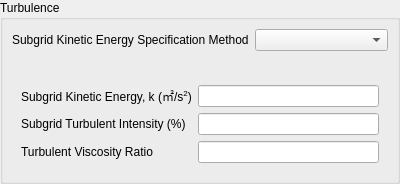
<?xml version="1.0" encoding="UTF-8"?>
<ui version="4.0">
 <class>TurbulenceLESWidget</class>
 <widget class="QWidget" name="TurbulenceLESWidget">
  <property name="geometry">
   <rect>
    <x>0</x>
    <y>0</y>
    <width>400</width>
    <height>184</height>
   </rect>
  </property>
  <property name="windowTitle">
   <string>Form</string>
  </property>
  <layout class="QVBoxLayout" name="verticalLayout_2">
   <property name="leftMargin">
    <number>0</number>
   </property>
   <property name="topMargin">
    <number>0</number>
   </property>
   <property name="rightMargin">
    <number>0</number>
   </property>
   <property name="bottomMargin">
    <number>0</number>
   </property>
   <item>
    <widget class="QGroupBox" name="groupBox">
     <property name="sizePolicy">
      <sizepolicy hsizetype="Preferred" vsizetype="Preferred">
       <horstretch>0</horstretch>
       <verstretch>0</verstretch>
      </sizepolicy>
     </property>
     <property name="title">
      <string>Turbulence</string>
     </property>
     <layout class="QVBoxLayout" name="verticalLayout">
      <property name="leftMargin">
       <number>9</number>
      </property>
      <property name="topMargin">
       <number>9</number>
      </property>
      <property name="rightMargin">
       <number>9</number>
      </property>
      <property name="bottomMargin">
       <number>9</number>
      </property>
      <item>
       <widget class="QWidget" name="widget" native="true">
        <layout class="QFormLayout" name="formLayout_2">
         <property name="leftMargin">
          <number>0</number>
         </property>
         <property name="topMargin">
          <number>0</number>
         </property>
         <property name="rightMargin">
          <number>0</number>
         </property>
         <property name="bottomMargin">
          <number>0</number>
         </property>
         <item row="0" column="0">
          <widget class="QLabel" name="label">
           <property name="text">
            <string>Subgrid Kinetic Energy Specification Method</string>
           </property>
          </widget>
         </item>
         <item row="0" column="1">
          <widget class="EnumComboBox" name="specificationMethod"/>
         </item>
        </layout>
       </widget>
      </item>
      <item>
       <widget class="QWidget" name="kAndEpsilon" native="true">
        <layout class="QFormLayout" name="parametersLayout">
         <item row="0" column="0">
          <widget class="QLabel" name="label_2">
           <property name="text">
            <string>Subgrid Kinetic Energy, k (㎡/s&lt;sup&gt;2&lt;/sup&gt;)</string>
           </property>
          </widget>
         </item>
         <item row="0" column="1">
          <widget class="QLineEdit" name="kineticEnergy"/>
         </item>
         <item row="1" column="0">
          <widget class="QLabel" name="label_3">
           <property name="text">
            <string>Subgrid Turbulent Intensity (%)</string>
           </property>
          </widget>
         </item>
         <item row="1" column="1">
          <widget class="QLineEdit" name="turbulentIntensity"/>
         </item>
         <item row="2" column="0">
          <widget class="QLabel" name="label_5">
           <property name="text">
            <string>Turbulent Viscosity Ratio</string>
           </property>
          </widget>
         </item>
         <item row="2" column="1">
          <widget class="QLineEdit" name="turbulentViscosityRatio"/>
         </item>
        </layout>
       </widget>
      </item>
     </layout>
    </widget>
   </item>
  </layout>
 </widget>
 <customwidgets>
  <customwidget>
   <class>EnumComboBox</class>
   <extends>QComboBox</extends>
   <header>widgets.enum_combo_box</header>
  </customwidget>
 </customwidgets>
 <resources/>
 <connections/>
</ui>
